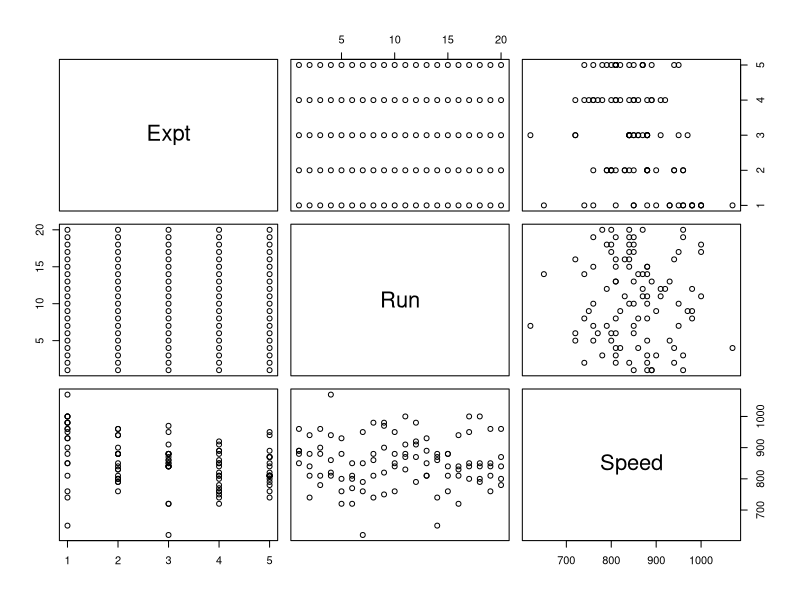
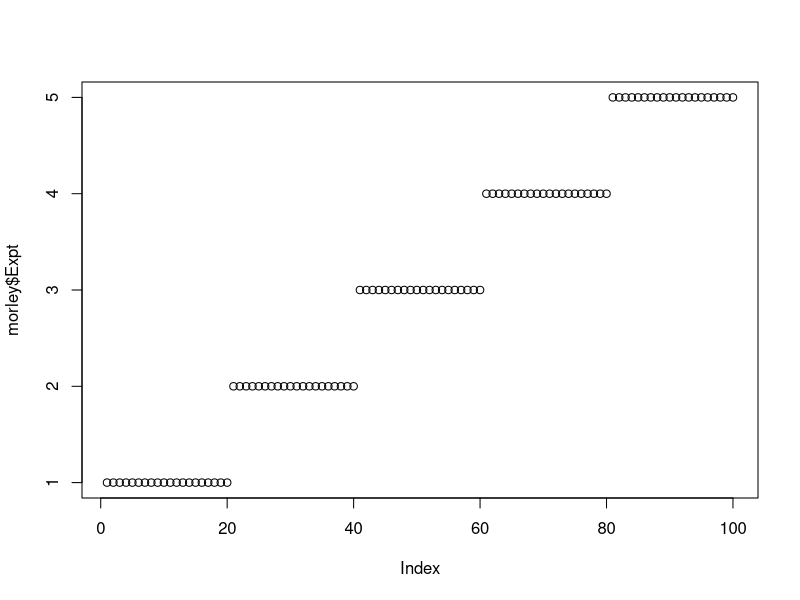
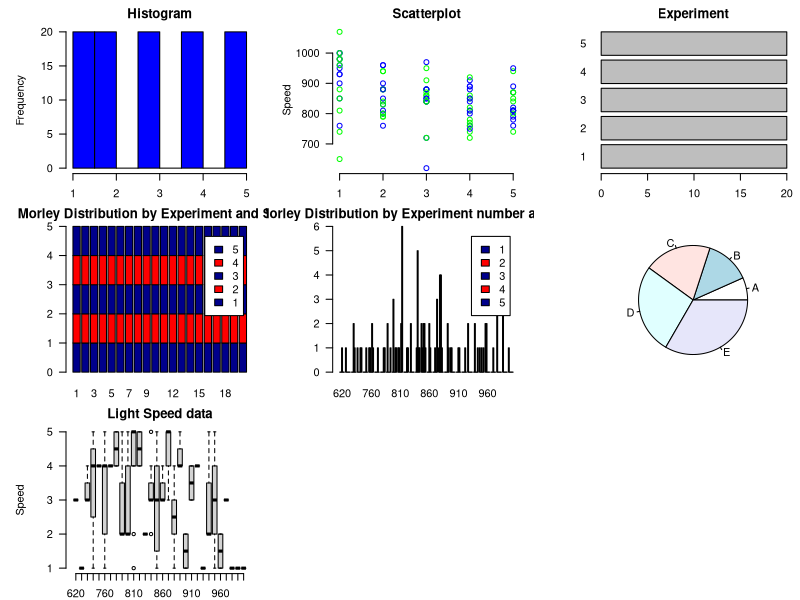

These figures' R source, in order:
str(morley)

summary(morley)

plot(morley)

plot(morley$Expt)


par(mfrow=c(3,3), mar=c(2,5,2,1), las=1, bty="n")


hist(morley$Expt, main="Histogram",col="blue")


plot(morley$Expt, morley$Speed, main="Scatterplot",
     xlab="Expt ", ylab="Speed", pch=1,
     col=c("blue", "green"))



counts <- table(morley$Expt)
barplot(counts, main="Experiment",
        xlab="no. of Expt",horiz=TRUE)


counts <- table(morley$Expt, morley$Run)
barplot(counts, main="Morley Distribution by Experiment and Speed",
        xlab="Expt", col=c("darkblue","red"),
        legend = rownames(counts))


counts <- table(morley$Expt, morley$Speed)
barplot(counts, main="Morley Distribution by Experiment number and Speed",
        xlab="Experiment", col=c("darkblue","red"),
        legend = rownames(counts), beside=TRUE)


slices <- c(10,20,30,40,50)
lbls <- c("A","B","C","D","E")
pie(slices, labels = lbls)


boxplot(Expt~Speed,data=morley, main="Light Speed data",
        xlab="Expt", ylab="Speed")


